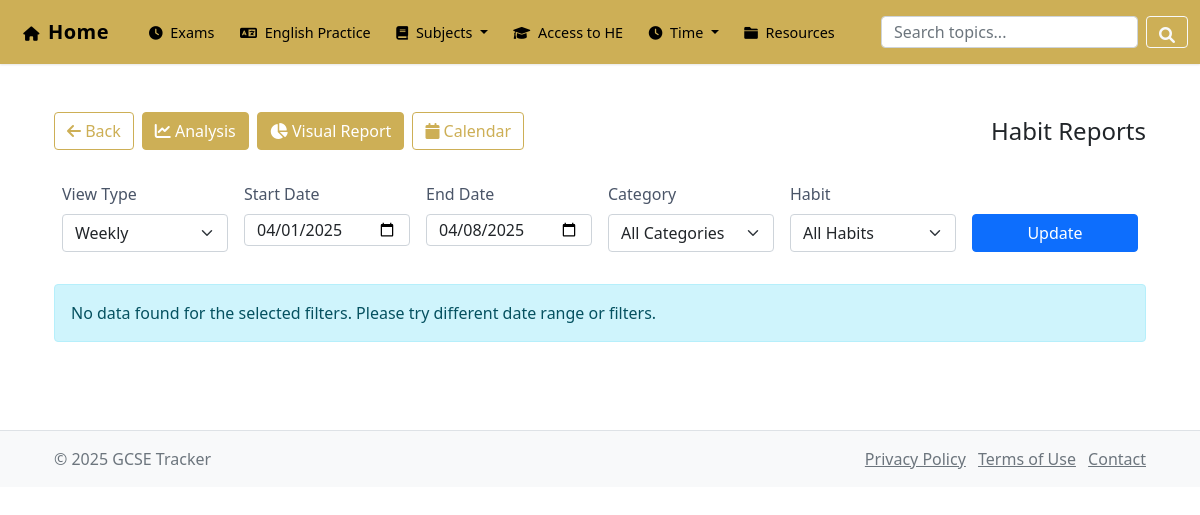
The page /pages/habits/reports.php on the database as committed earlier.
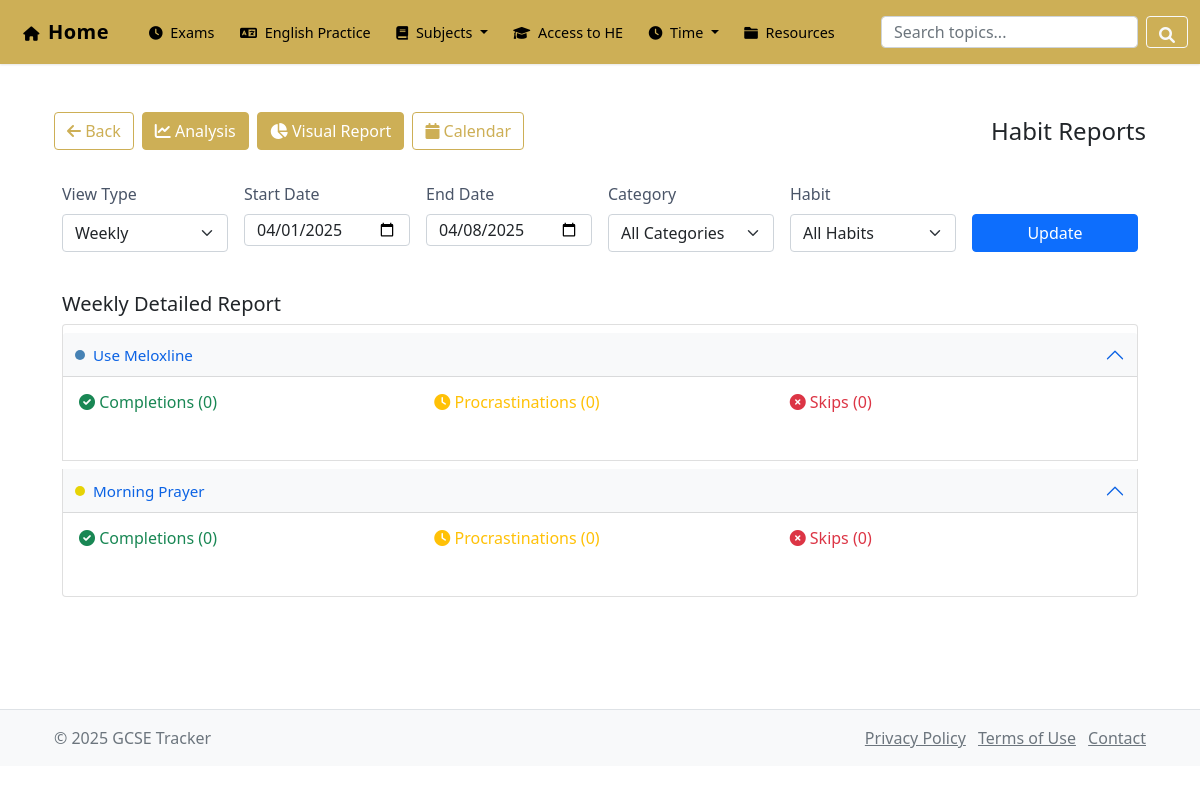
The same page on the database as committed later.
### tables this page shows
CREATE TABLE `habits` (
  `id` int(11) NOT NULL,
  `category_id` int(11) NOT NULL,
  `point_rule_id` int(11) NOT NULL,
  `name` varchar(255) NOT NULL,
  `description` text DEFAULT NULL,
  `icon` varchar(50) DEFAULT 'fas fa-check-circle' COMMENT 'Font Awesome icon class name',
  `target_time` time DEFAULT NULL,
  `current_points` int(11) DEFAULT 0,
  `total_completions` int(11) DEFAULT 0,
  `total_procrastinated` int(11) DEFAULT 0,
  `total_skips` int(11) DEFAULT 0,
  `current_streak` int(11) DEFAULT 0,
  `longest_streak` int(11) DEFAULT 0,
  `success_rate` decimal(5,2) DEFAULT 0.00,
  `is_active` tinyint(1) DEFAULT 1,
  `created_at` timestamp NOT NULL DEFAULT current_timestamp(),
  `updated_at` timestamp NOT NULL DEFAULT current_timestamp() ON UPDATE current_timestamp()
);

CREATE TABLE `habit_categories` (
  `id` int(11) NOT NULL,
  `name` varchar(50) NOT NULL,
  `description` text DEFAULT NULL,
  `color` varchar(7) DEFAULT '#6c757d',
  `icon` varchar(50) DEFAULT 'fas fa-folder' COMMENT 'Font Awesome icon class name',
  `display_order` int(11) DEFAULT 0,
  `created_at` timestamp NOT NULL DEFAULT current_timestamp()
);

### pages/habits/reports.php (the view, shortened to what the rows shown need)
<?php
require_once '../../includes/header.php';
require_once '../../includes/db_connect.php';
$start_date = $_GET['start_date'] ?? date('Y-m-d', strtotime('-7 days'));
$end_date = $_GET['end_date'] ?? date('Y-m-d');
$view_type = $_GET['view_type'] ?? 'weekly';
$categories_query = "SELECT id, name, color FROM habit_categories ORDER BY name";
$categories_result = $conn->query($categories_query);
$categories = [];
while ($cat = $categories_result->fetch_assoc()) {
    $categories[$cat['id']] = $cat;
}
$completions_query = "
    SELECT
        h.id as habit_id,
        h.name as habit_name,
        h.category_id,
        h.target_time,
        hc.completion_date,
        hc.completion_time,
        hc.status,
        hc.reason,
        hc.points_earned,
        hc.notes,
        hpr.completion_points,
        hpr.procrastinated_points,
        hpr.skip_points
    FROM habits h
    LEFT JOIN habit_completions hc ON h.id = hc.habit_id
        AND hc.completion_date BETWEEN ? AND ?
    LEFT JOIN habit_point_rules hpr ON h.point_rule_id = hpr.id
    WHERE h.is_active = 1";
$params = [$start_date, $end_date];
$types = "ss";
$completions_query .= " ORDER BY h.category_id, h.name, hc.completion_date DESC, hc.completion_time DESC";
$stmt = $conn->prepare($completions_query);
$stmt->bind_param($types, ...$params);
$stmt->execute();
$completions_result = $stmt->get_result();
$habit_details = [];
$daily_summaries = [];
while ($row = $completions_result->fetch_assoc()) {
    $habit_id = $row['habit_id'];
    if (!isset($habit_details[$habit_id])) {
        $habit_details[$habit_id] = [
            'name' => $row['habit_name'],
            'category_id' => $row['category_id'],
            'target_time' => $row['target_time'],
            'completions' => [],
            'procrastinations' => [],
            'skips' => [],
            'total_completions' => 0,
            'total_procrastinations' => 0,
            'total_skips' => 0
        ];
    }
}
krsort($daily_summaries);
uasort($habit_details, function($a, $b) use ($categories) {
    if ($a['category_id'] != $b['category_id']) {
        return strcmp($categories[$a['category_id']]['name'], $categories[$b['category_id']]['name']);
    }
    return strcmp($a['name'], $b['name']);
});
?>
<!DOCTYPE html>
<html lang="en">
<head>
    <link href="https://cdnjs.cloudflare.com/ajax/libs/font-awesome/6.0.0/css/all.min.css" rel="stylesheet">
</head>
<body>
    <div class="container py-4">
        <?php if (empty($habit_details) && empty($daily_summaries)): ?>
            <div class="alert alert-info">
                No data found for the selected filters. Please try different date range or filters.
            </div>
        <?php else: ?>
            <?php if ($view_type == 'daily'): ?>
                <div class="card mb-4">
                    <div class="card-body">
                        <h5 class="card-title">Daily Detailed Report</h5>
                        <div class="accordion" id="dailyAccordion">
                            <?php foreach ($daily_summaries as $date => $summary): ?>
                                <div class="accordion-item">
                                    <h2 class="accordion-header">
                                        <button class="accordion-button"
                                                type="button"
                                                data-bs-toggle="collapse"
                                                data-bs-target="#collapse<?php echo str_replace('-', '', $date); ?>">
                                            <?php echo date('F j, Y', strtotime($date)); ?>
                                        </button>
                                    </h2>
                                    <div id="collapse<?php echo str_replace('-', '', $date); ?>"
                                         class="accordion-collapse collapse show"
                                         data-bs-parent="#dailyAccordion">
                                        <div class="accordion-body p-2">
                                            <?php if (!empty($summary['completions'])): ?>
                                                <div class="mb-2">
                                                    <h6 class="text-success mb-2">
                                                        <i class="fas fa-check-circle"></i> Completed Habits
                                                    </h6>
                                                    <ul class="list-group list-group-flush">
                                                        <?php foreach ($summary['completions'] as $completion): ?>
                                                            <li class="list-group-item py-2">
                                                                <div class="d-flex justify-content-between align-items-center">
                                                                    <span><?php echo htmlspecialchars($completion['habit']); ?></span>
                                                                    <small class="text-muted"><?php echo date('g:i A', strtotime($completion['time'])); ?></small>
                                                                </div>
                                                            </li>
                                                        <?php endforeach; ?>
                                                    </ul>
                                                </div>
                                            <?php endif; ?>
                                            <?php if (!empty($summary['procrastinations'])): ?>
                                                <div class="mb-2">
                                                    <h6 class="text-warning mb-2">
                                                        <i class="fas fa-clock"></i> Procrastinated Habits
                                                    </h6>
                                                    <ul class="list-group list-group-flush">
                                                        <?php foreach ($summary['procrastinations'] as $procrastination): ?>
                                                            <li class="list-group-item py-2">
                                                                <div class="d-flex flex-column">
                                                                    <span><?php echo htmlspecialchars($procrastination['habit']); ?></span>
                                                                    <small class="text-muted"><?php echo htmlspecialchars($procrastination['reason']); ?></small>
                                                                </div>
                                                            </li>
                                                        <?php endforeach; ?>
                                                    </ul>
                                                </div>
                                            <?php endif; ?>
                                            <?php if (!empty($summary['skips'])): ?>
                                                <div class="mb-2">
                                                    <h6 class="text-danger mb-2">
                                                        <i class="fas fa-times-circle"></i> Skipped Habits
                                                    </h6>
                                                    <ul class="list-group list-group-flush">
                                                        <?php foreach ($summary['skips'] as $skip): ?>
                                                            <li class="list-group-item py-2">
                                                                <div class="d-flex flex-column">
                                                                    <span><?php echo htmlspecialchars($skip['habit']); ?></span>
                                                                    <small class="text-muted"><?php echo htmlspecialchars($skip['reason']); ?></small>
                                                                </div>
                                                            </li>
                                                        <?php endforeach; ?>
                                                    </ul>
                                                </div>
                                            <?php endif; ?>
                                        </div>
                                    </div>
                                </div>
                            <?php endforeach; ?>
                        </div>
                    </div>
                </div>
            <?php else: ?>
                <div class="card mb-4">
                    <div class="card-body">
                        <div class="accordion" id="weeklyAccordion">
                            <?php foreach ($habit_details as $id => $habit): ?>
                                <div class="accordion-item">
                                    <h2 class="accordion-header">
                                        <button class="accordion-button"
                                                type="button"
                                                data-bs-toggle="collapse"
                                                data-bs-target="#collapse<?php echo $id; ?>">
                                            <div class="d-flex align-items-center">
                                                <div class="color-dot" style="background-color: <?php echo isset($categories[$habit['category_id']]) ? $categories[$habit['category_id']]['color'] : '#ccc'; ?>"></div>
                                                <?php echo htmlspecialchars($habit['name']); ?>
                                            </div>
                                        </button>
                                    </h2>
                                    <div id="collapse<?php echo $id; ?>"
                                         class="accordion-collapse collapse show"
                                         data-bs-parent="#weeklyAccordion">
                                        <div class="accordion-body p-2">
                                            <div class="row g-2">
                                                <div class="col-12 col-md-4">
                                                    <div class="card h-100">
                                                        <div class="card-body p-2">
                                                            <h6 class="text-success mb-2">
                                                                <i class="fas fa-check-circle"></i> Completions (<?php echo $habit['total_completions']; ?>)
                                                            </h6>
                                                        </div>
                                                    </div>
                                                </div>
                                                <div class="col-12 col-md-4">
                                                    <div class="card h-100">
                                                        <div class="card-body p-2">
                                                            <h6 class="text-warning mb-2">
                                                                <i class="fas fa-clock"></i> Procrastinations (<?php echo $habit['total_procrastinations']; ?>)
                                                            </h6>
                                                        </div>
                                                    </div>
                                                </div>
                                                <div class="col-12 col-md-4">
                                                    <div class="card h-100">
                                                        <div class="card-body p-2">
                                                            <h6 class="text-danger mb-2">
                                                                <i class="fas fa-times-circle"></i> Skips (<?php echo $habit['total_skips']; ?>)
                                                            </h6>
                                                        </div>
                                                    </div>
                                                </div>
                                            </div>
                                        </div>
                                    </div>
                                </div>
                            <?php endforeach; ?>
                        </div>
                    </div>
                </div>
            <?php endif; ?>
        <?php endif; ?>
    </div>
<?php require_once '../../includes/footer.php'; ?>

Rows that differ between the two databases and show on the page:
added habits: name "Use Meloxline", total_completions "0", total_procrastinations "0", total_skips "0"
added habits: name "Morning Prayer", total_completions "0", total_procrastinations "0", total_skips "0"
Other text that changed with them:
text no longer shown: "No data found for the selected filters. Please try different date range or filters."
text now shown: "Weekly Detailed Report"
